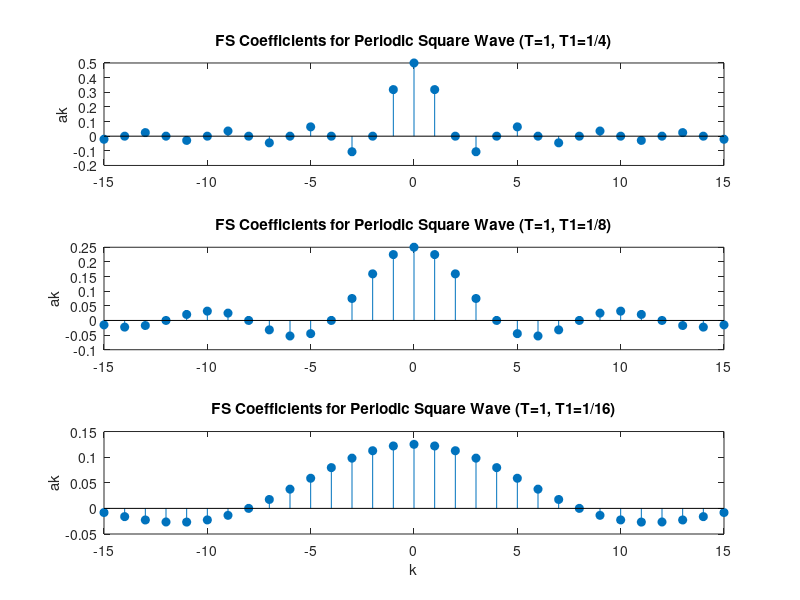

MATLAB code for this plot:
k = -15:15;   % Range of k values
T = 1;        % Time period of the square wave

% Duty cycle T1 = 1/4
T1 = 1/4;
ak1 = sin(k*2*pi*(T1/T))./(k*pi);
ak1(16) = 2*T1/T;

% Duty cycle T1 = 1/8
T1 = 1/8;
ak2 = sin(k*2*pi*(T1/T))./(k*pi);
ak2(16) = 2*T1/T;

% Duty cycle T1 = 1/16
T1 = 1/16;
ak3 = sin(k*2*pi*(T1/T))./(k*pi);
ak3(16) = 2*T1/T;

% Plotting
figure;

subplot(3,1,1);
stem(k, ak1, 'filled');
ylabel('ak');
title('FS Coefficients for Periodic Square Wave (T=1, T1=1/4)');

subplot(3,1,2);
stem(k, ak2, 'filled');
ylabel('ak');
title('FS Coefficients for Periodic Square Wave (T=1, T1=1/8)');

subplot(3,1,3);
stem(k, ak3, 'filled');
xlabel('k');
ylabel('ak');
title('FS Coefficients for Periodic Square Wave (T=1, T1=1/16)');
